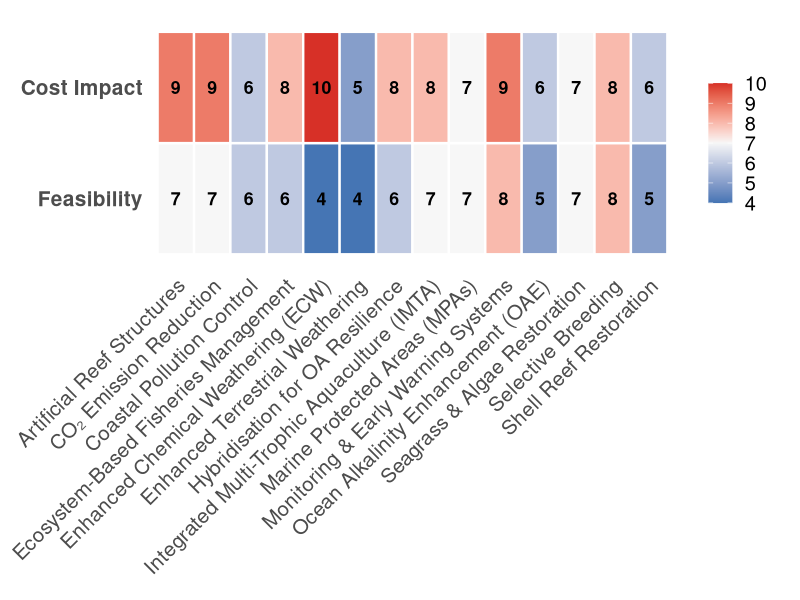
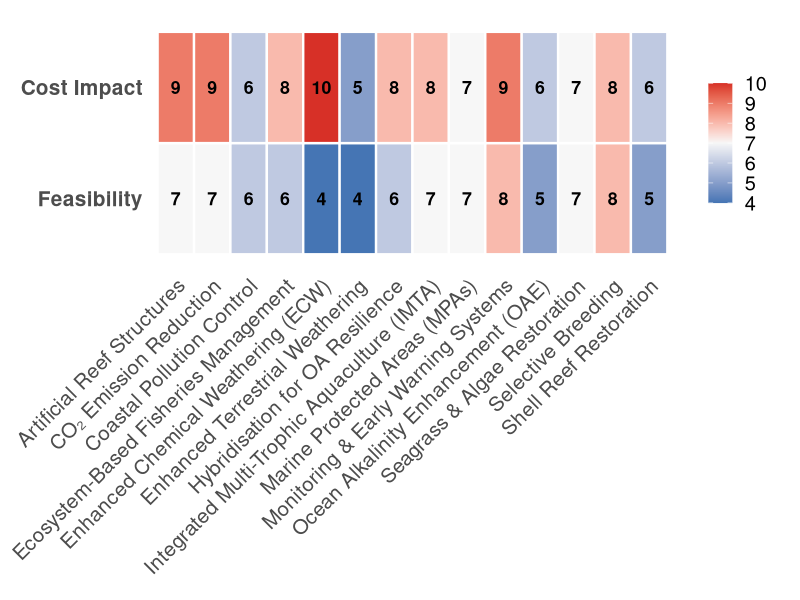

Generate these figures, in order, with R:

library(ggplot2)
library(reshape2)

# Data input
oa_strategies <- c(
  "Artificial Reef Structures",
  "CO₂ Emission Reduction",
  "Coastal Pollution Control",
  "Ecosystem-Based Fisheries Management",
  "Enhanced Chemical Weathering (ECW)",
  "Enhanced Terrestrial Weathering",
  "Hybridisation for OA Resilience",
  "Integrated Multi-Trophic Aquaculture (IMTA)",
  "Marine Protected Areas (MPAs)",
  "Monitoring & Early Warning Systems",
  "Ocean Alkalinity Enhancement (OAE)",
  "Seagrass & Algae Restoration",
  "Selective Breeding",
  "Shell Reef Restoration"
)

feasibility <- c(7, 7, 6, 6, 4, 4, 6, 7, 7, 8, 5, 7, 8, 5)
cost_impact <- c(9, 9, 6, 8, 10, 5, 8, 8, 7, 9, 6, 7, 8, 6)

# Create dataframe with exact column names (including space)
data <- data.frame(
  Strategy = oa_strategies,
  Feasibility = feasibility,
  "Cost Impact" = cost_impact,
  check.names = FALSE
)

# Reshape for heatmap (melt works with check.names = FALSE)
data_melt <- melt(data, id.vars = "Strategy")

# Set order for y-axis
data_melt$variable <- factor(data_melt$variable, levels = c("Feasibility", "Cost Impact"))

# Plot
p <- ggplot(data_melt, aes(x = Strategy, y = variable, fill = value)) +
  geom_tile(color = "white", linewidth = 0.8) +
  geom_text(aes(label = value), color = "black", size = 4.5, fontface = "bold") +
  scale_fill_gradient2(low = "#4575b4", mid = "#f7f7f7", high = "#d73027", midpoint = 7,
                       name = NULL) +
  labs(x = NULL, y = NULL) +
  theme_minimal(base_size = 18) +
  theme(
    axis.text.x = element_text(angle = 45, hjust = 1, vjust = 1, size = 15),
    axis.text.y = element_text(size = 15, face = "bold"),
    legend.position = "right",
    panel.grid = element_blank(),
    plot.margin = margin(15, 15, 15, 15)
  )

print(p)

ggsave("OA_Strategy_Matrix_1200dpi.png", plot = p,
       width = 14, height = 5, dpi = 1200, bg = "white")


